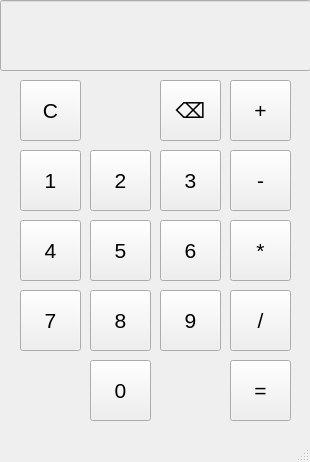
<?xml version="1.0" encoding="UTF-8"?>
<ui version="4.0">
 <class>MainWindow</class>
 <widget class="QMainWindow" name="MainWindow">
  <property name="geometry">
   <rect>
    <x>0</x>
    <y>0</y>
    <width>310</width>
    <height>462</height>
   </rect>
  </property>
  <property name="windowTitle">
   <string>MainWindow</string>
  </property>
  <widget class="QWidget" name="centralwidget">
   <widget class="QLineEdit" name="lineEdit">
    <property name="enabled">
     <bool>false</bool>
    </property>
    <property name="geometry">
     <rect>
      <x>0</x>
      <y>0</y>
      <width>311</width>
      <height>71</height>
     </rect>
    </property>
    <property name="font">
     <font>
      <pointsize>20</pointsize>
     </font>
    </property>
    <property name="alignment">
     <set>Qt::AlignRight|Qt::AlignTrailing|Qt::AlignVCenter</set>
    </property>
   </widget>
   <widget class="QPushButton" name="plus_buttn">
    <property name="geometry">
     <rect>
      <x>230</x>
      <y>80</y>
      <width>61</width>
      <height>61</height>
     </rect>
    </property>
    <property name="font">
     <font>
      <pointsize>16</pointsize>
     </font>
    </property>
    <property name="text">
     <string>+</string>
    </property>
    <property name="shortcut">
     <string>+</string>
    </property>
   </widget>
   <widget class="QPushButton" name="minus_buttn">
    <property name="geometry">
     <rect>
      <x>230</x>
      <y>150</y>
      <width>61</width>
      <height>61</height>
     </rect>
    </property>
    <property name="font">
     <font>
      <pointsize>16</pointsize>
     </font>
    </property>
    <property name="text">
     <string>-</string>
    </property>
    <property name="shortcut">
     <string>-</string>
    </property>
   </widget>
   <widget class="QPushButton" name="div_buttn">
    <property name="geometry">
     <rect>
      <x>230</x>
      <y>290</y>
      <width>61</width>
      <height>61</height>
     </rect>
    </property>
    <property name="font">
     <font>
      <pointsize>16</pointsize>
     </font>
    </property>
    <property name="text">
     <string>/</string>
    </property>
    <property name="shortcut">
     <string>/</string>
    </property>
   </widget>
   <widget class="QPushButton" name="mult_buttn">
    <property name="geometry">
     <rect>
      <x>230</x>
      <y>220</y>
      <width>61</width>
      <height>61</height>
     </rect>
    </property>
    <property name="font">
     <font>
      <pointsize>16</pointsize>
     </font>
    </property>
    <property name="text">
     <string>*</string>
    </property>
    <property name="shortcut">
     <string>*</string>
    </property>
   </widget>
   <widget class="QPushButton" name="nine">
    <property name="geometry">
     <rect>
      <x>160</x>
      <y>290</y>
      <width>61</width>
      <height>61</height>
     </rect>
    </property>
    <property name="font">
     <font>
      <pointsize>16</pointsize>
     </font>
    </property>
    <property name="text">
     <string>9</string>
    </property>
    <property name="shortcut">
     <string>9</string>
    </property>
   </widget>
   <widget class="QPushButton" name="six">
    <property name="geometry">
     <rect>
      <x>160</x>
      <y>220</y>
      <width>61</width>
      <height>61</height>
     </rect>
    </property>
    <property name="font">
     <font>
      <pointsize>16</pointsize>
     </font>
    </property>
    <property name="text">
     <string>6</string>
    </property>
    <property name="shortcut">
     <string>6</string>
    </property>
   </widget>
   <widget class="QPushButton" name="three">
    <property name="geometry">
     <rect>
      <x>160</x>
      <y>150</y>
      <width>61</width>
      <height>61</height>
     </rect>
    </property>
    <property name="font">
     <font>
      <pointsize>16</pointsize>
     </font>
    </property>
    <property name="text">
     <string>3</string>
    </property>
    <property name="shortcut">
     <string>3</string>
    </property>
   </widget>
   <widget class="QPushButton" name="four">
    <property name="geometry">
     <rect>
      <x>20</x>
      <y>220</y>
      <width>61</width>
      <height>61</height>
     </rect>
    </property>
    <property name="font">
     <font>
      <pointsize>16</pointsize>
     </font>
    </property>
    <property name="text">
     <string>4</string>
    </property>
    <property name="shortcut">
     <string>4</string>
    </property>
   </widget>
   <widget class="QPushButton" name="eight">
    <property name="geometry">
     <rect>
      <x>90</x>
      <y>290</y>
      <width>61</width>
      <height>61</height>
     </rect>
    </property>
    <property name="font">
     <font>
      <pointsize>16</pointsize>
     </font>
    </property>
    <property name="text">
     <string>8</string>
    </property>
    <property name="shortcut">
     <string>8</string>
    </property>
   </widget>
   <widget class="QPushButton" name="five">
    <property name="geometry">
     <rect>
      <x>90</x>
      <y>220</y>
      <width>61</width>
      <height>61</height>
     </rect>
    </property>
    <property name="font">
     <font>
      <pointsize>16</pointsize>
     </font>
    </property>
    <property name="text">
     <string>5</string>
    </property>
    <property name="shortcut">
     <string>5</string>
    </property>
   </widget>
   <widget class="QPushButton" name="two">
    <property name="geometry">
     <rect>
      <x>90</x>
      <y>150</y>
      <width>61</width>
      <height>61</height>
     </rect>
    </property>
    <property name="font">
     <font>
      <pointsize>16</pointsize>
     </font>
    </property>
    <property name="text">
     <string>2</string>
    </property>
    <property name="shortcut">
     <string>2</string>
    </property>
   </widget>
   <widget class="QPushButton" name="zero">
    <property name="geometry">
     <rect>
      <x>90</x>
      <y>360</y>
      <width>61</width>
      <height>61</height>
     </rect>
    </property>
    <property name="font">
     <font>
      <pointsize>16</pointsize>
     </font>
    </property>
    <property name="text">
     <string>0</string>
    </property>
    <property name="shortcut">
     <string>0</string>
    </property>
   </widget>
   <widget class="QPushButton" name="seven">
    <property name="geometry">
     <rect>
      <x>20</x>
      <y>290</y>
      <width>61</width>
      <height>61</height>
     </rect>
    </property>
    <property name="font">
     <font>
      <pointsize>16</pointsize>
     </font>
    </property>
    <property name="text">
     <string>7</string>
    </property>
    <property name="shortcut">
     <string>7</string>
    </property>
   </widget>
   <widget class="QPushButton" name="one">
    <property name="geometry">
     <rect>
      <x>20</x>
      <y>150</y>
      <width>61</width>
      <height>61</height>
     </rect>
    </property>
    <property name="font">
     <font>
      <pointsize>16</pointsize>
     </font>
    </property>
    <property name="text">
     <string>1</string>
    </property>
    <property name="shortcut">
     <string>1</string>
    </property>
   </widget>
   <widget class="QPushButton" name="clear">
    <property name="geometry">
     <rect>
      <x>20</x>
      <y>80</y>
      <width>61</width>
      <height>61</height>
     </rect>
    </property>
    <property name="font">
     <font>
      <pointsize>16</pointsize>
     </font>
    </property>
    <property name="text">
     <string>C</string>
    </property>
    <property name="shortcut">
     <string>Esc</string>
    </property>
   </widget>
   <widget class="QPushButton" name="equal">
    <property name="geometry">
     <rect>
      <x>230</x>
      <y>360</y>
      <width>61</width>
      <height>61</height>
     </rect>
    </property>
    <property name="font">
     <font>
      <pointsize>16</pointsize>
     </font>
    </property>
    <property name="text">
     <string>=</string>
    </property>
    <property name="shortcut">
     <string>Return</string>
    </property>
   </widget>
   <widget class="QPushButton" name="backspace">
    <property name="geometry">
     <rect>
      <x>160</x>
      <y>80</y>
      <width>61</width>
      <height>61</height>
     </rect>
    </property>
    <property name="font">
     <font>
      <pointsize>16</pointsize>
     </font>
    </property>
    <property name="text">
     <string>⌫</string>
    </property>
    <property name="shortcut">
     <string>Backspace</string>
    </property>
   </widget>
  </widget>
  <widget class="QMenuBar" name="menubar">
   <property name="geometry">
    <rect>
     <x>0</x>
     <y>0</y>
     <width>310</width>
     <height>26</height>
    </rect>
   </property>
  </widget>
  <widget class="QStatusBar" name="statusbar"/>
 </widget>
 <resources/>
 <connections/>
</ui>
